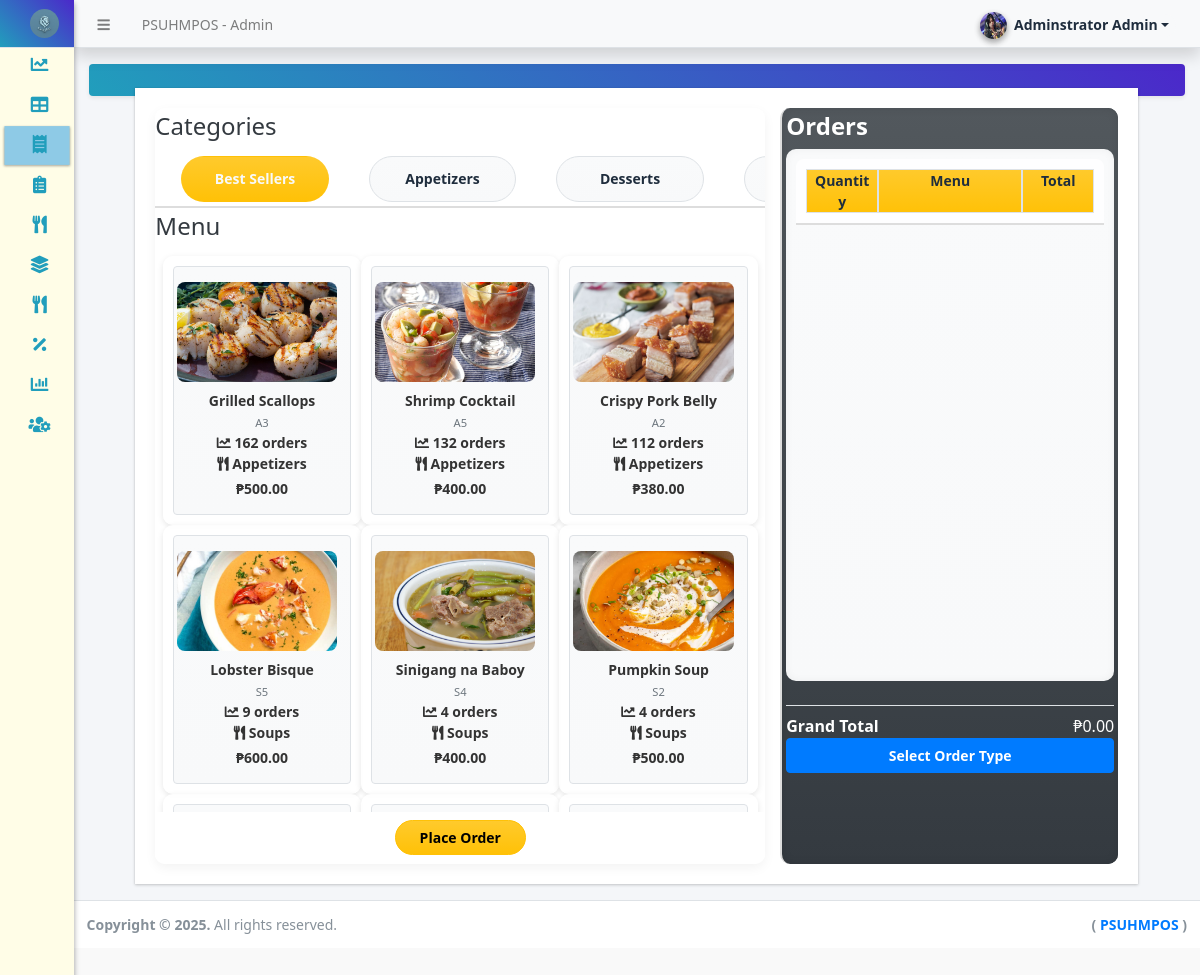
Screenshot of /admin/?page=sales/manage_sale (signed in) with the database file from the repository.
### tables this page shows
CREATE TABLE `category_list` (
  `id` int(30) NOT NULL,
  `name` text NOT NULL,
  `description` text NOT NULL,
  `status` tinyint(1) NOT NULL DEFAULT 1,
  `delete_flag` tinyint(1) NOT NULL DEFAULT 0,
  `date_created` datetime NOT NULL DEFAULT current_timestamp(),
  `date_updated` datetime NOT NULL DEFAULT current_timestamp() ON UPDATE current_timestamp()
);

CREATE TABLE `menu_list` (
  `id` int(30) NOT NULL,
  `category_id` int(30) NOT NULL,
  `code` varchar(100) NOT NULL,
  `name` text NOT NULL,
  `description` text NOT NULL,
  `price` float(12,2) NOT NULL DEFAULT 0.00,
  `status` tinyint(1) NOT NULL DEFAULT 1,
  `delete_flag` tinyint(1) NOT NULL DEFAULT 0,
  `date_created` datetime NOT NULL DEFAULT current_timestamp(),
  `date_updated` datetime NOT NULL DEFAULT current_timestamp() ON UPDATE current_timestamp(),
  `image_path` varchar(255) DEFAULT NULL
);

CREATE TABLE `order_items` (
  `id` int(11) NOT NULL,
  `order_id` int(30) NOT NULL,
  `menu_id` int(30) NOT NULL,
  `price` float(12,2) NOT NULL DEFAULT 0.00,
  `quantity` int(30) NOT NULL DEFAULT 0,
  `served` tinyint(1) NOT NULL DEFAULT 0 COMMENT 'true=1,false=0',
  `refunded` tinyint(1) NOT NULL DEFAULT 0 COMMENT '0 = not refunded, 1 = refunded',
  `notes` longtext NOT NULL,
  `served_by` int(11) DEFAULT NULL,
  `served_at` datetime DEFAULT NULL,
  `archived` tinyint(1) NOT NULL DEFAULT 0,
  `archived_by` int(11) DEFAULT NULL,
  `archived_at` datetime DEFAULT NULL
);

### admin/sales/manage_sale.php (the view, shortened to what this page needs)
<div class="content kitchen-header-gradient py-3 px-4 rounded shadow-sm mb-3">
</div>
<div class="row mt-n4 justify-content-center">
    <div class="col-lg-11 col-md-11 col-sm-12 col-xs-12">
        <div class="card rounded-0">
            <div class="card-body">
                <form action="" id="sales-form">
                    <div id="pos-field">
                        <div id="menu-list">
                            <fieldset>
                                <legend>Categories</legend>
                           <div id="cat-list" class="py-1">
    <button class="btn btn-xs rounded-pill px-2 cat_btn mx-3 col-lg-3 col-md-4 col-sm-6 col-xs-10 bg-gradient-warning text-light" type="button" data-id='0'>Best Sellers</button>
    <?php
    $categories = $conn->query("SELECT * FROM category_list where delete_flag = 0 and status = 1 order by name asc");
    while($row = $categories->fetch_assoc()):
    ?>
    <button class="btn btn-xs rounded-pill px-2 cat_btn mx-3 col-lg-3 col-md-4 col-sm-6 col-xs-10 bg-gradient-light border" type="button" data-id='<?= $row['id'] ?>'><?= $row['name'] ?></button>
    <?php endwhile; ?>
</div>
                            </fieldset>
                            <fieldset>
                                <legend>Menu</legend>
                                <div id="item-list" class="py-1 overflow-auto">
                                              <div class="row row-cols-xl-3 row-cols-md-2 row-cols-sm-1 gy-2 gx-2">
                                    <?php
                                    $cat_list = $conn->query("SELECT name from category_list");
                                    while($cat_row = $cat_list->fetch_assoc()):
                                     $cat_name = $cat_row["name"];
                                    ?>
                                    <br/>
                                    <?php
                                    $bestSellers = $conn->query("SELECT *,
                                                        COUNT(order_items.menu_id) AS total_orders,category_list.name AS cat_name, menu_list.name AS menu_name
                                                    FROM menu_list
                                                    INNER JOIN order_items
                                                        ON menu_list.id = order_items.menu_id
                                                    INNER JOIN category_list ON category_list.id = menu_list.category_id
                                                    WHERE menu_list.delete_flag = 0
                                                    AND menu_list.status = 1
                                                    AND category_list.name = '$cat_name'
                                                    GROUP BY menu_list.id, menu_list.name
                                                    ORDER BY total_orders DESC LIMIT 3;");
                                    while($row = $bestSellers->fetch_assoc()):
                                    ?>
                                    <div class="col <?= isset($cid) && $cid == $row['category_id'] ? "" : "d-none" ?> menu-item" data-cat-id='0'>
                                        <button class="btn btn-default btn-block btn-xs rounded px-2 bg-gradient-light border item-btn text-left" type="button" data-id='<?= $row['menu_id'] ?>' data-price='<?= $row['price'] ?>' data-item='<?= $row['menu_name'] ?>'>
                                            <div class="d-flex flex-column align-items-center">
                                                <img src="<?= isset($row['image_path']) && !empty($row['image_path']) ? base_url . 'uploads/image/' . htmlspecialchars($row['image_path']) : 'path_to_placeholder_image.jpg' ?>"
                                                     alt="<?= htmlspecialchars($row['name']) ?>"
                                                     style="width: 100%; height: 100px; object-fit: cover; border-radius: 8px;">
                                                <div class="text-center mt-2">
                                                    <div class="font-weight-bold"><?= htmlspecialchars($row['menu_name']) ?> </div>
                                                    <small class="text-muted"><?= $row['code'] ?></small>
                                                    <br/>
                                                        <div class="menu-stats-container">
                                                    <div class="stat-item orders">
                                                        <i class="fas fa-chart-line"></i>
                                                        <span class="stat-number"><?= $row['total_orders'] ?></span>
                                                        <span class="stat-label"><?= $row['total_orders']<2?"order":"orders" ?></span>
                                                    </div>
                                                    <div class="stat-item category">
                                                        <i class="fas fa-utensils"></i>
                                                        <span class="stat-text"><?= $cat_name ?></span>
                                                    </div>
                                                </div>
                                                    <div class="font-weight-bold mt-1">₱<?= number_format($row['price'], 2) ?></div>
                                                </div>
                                            </div>
                                        </button>
                                    </div>
                                    <?php endwhile;
                                    endwhile; ?>
                                    </div>
                                </div>
                            </fieldset>
                            <div class="text-center py-2">
                                <button type="submit" id="place_order" class="btn btn-warning bg-gradient-warning rounded-pill px-4">Place Order</button>
                            </div>
                        </div>
                        <div id="order-list" class="bg-gradient-dark p-1">
                            <h4><b>Orders</b></h4>
                            <div id="order-items-holder" class="bg-gradient-light mb-3">
                                <div id="order-items-header">
                                    <div class="d-flex w-100 bg-gradient-warning">
                                        <div class="col-3 text-center font-weight-bolder m-0 border">Quantity</div>
                                        <div class="col-6 text-center font-weight-bolder m-0 border">Menu</div>
                                        <div class="col-3 text-center font-weight-bolder m-0 border">Total</div>
                                    </div>
                                </div>
                            </div>
<div class="d-flex justify-content-between align-items-center w-100 mt-2 pt-2 border-top">
    <span class="font-weight-bold text-white" style="font-size: 16px;">Grand Total</span>
    <span class="text-white text-right" style="font-size: 16px;" id="grand_total">₱0.00</span>
</div>
<button type="button" class="btn btn-primary" data-toggle="modal" data-target="#myModal">
    Select Order Type
</button>
                        </div>
                    </div>
                </form>
            </div>
        </div>
    </div>
</div>
        </div>
    </div>
</div>

### admin/sales/manage_sale.php (style rules this page uses)
body { font-family: 'Segoe UI', Tahoma, Geneva, Verdana, sans-serif; background-color: #f9f9f9; }
#pos-field { height: 54em; display: flex; gap: 15px; }
#menu-list { width: 65%; height: 100%; overflow: hidden; display: flex; flex-direction: column; border-radius: 10px; background: rgba(255, 255, 255, 0.95); box-shadow: 0 4px 12px rgba(0, 0, 0, 0.05); backdrop-filter: blur(4px); }
#order-list { width: 36%; height: 100%; display: flex; flex-direction: column; background: rgba(255, 255, 255, 0.7); border-left: 2px solid #ddd; padding: 15px; border-radius: 10px; box-shadow: inset 0 0 10px rgba(0, 0, 0, 0.1); backdrop-filter: blur(10px); }
#cat-list { height: 4em !important; overflow-x: auto; display: flex; gap: 8px; padding: 10px; white-space: nowrap; background: #ffffff; border-bottom: 2px solid #ddd; }
#cat-list button, #cat-list .btn { transition: background-color 0.3s ease, color 0.3s ease, border-color 0.3s ease, transform 0.3s ease; }
#item-list { height: 40em !important; display: flex; flex-wrap: wrap; gap: 15px; padding: 15px; overflow-y: auto; justify-content: flex-start; }
.menu-item { background: rgba(255, 255, 255, 0.9); border-radius: 10px; padding: 10px; box-shadow: 0 2px 6px rgba(0, 0, 0, 0.1); transition: transform 0.3s ease, box-shadow 0.3s ease; width: 31%; overflow: hidden; }
.menu-item button { width: 100%; height: 100%; padding: 15px; font-size: 1em; font-weight: bold; border-radius: 8px; background-color: #fff; color: #333; border: 2px solid #ccc; transition: background-color 0.3s ease, transform 0.3s ease, color 0.3s ease; }
#order-items-holder { height: 38em !important; overflow-y: auto; background: rgba(255, 255, 255, 0.95); border-radius: 10px; padding: 10px; box-shadow: inset 0 0 8px rgba(0, 0, 0, 0.05); }
#order-items-header { position: sticky; top: 0; background: rgba(255, 255, 255, 0.9); padding: 10px; font-weight: bold; border-bottom: 2px solid #ddd; z-index: 1; border-radius: 8px 8px 0 0; color: #000; }
.btn { transition: background-color 0.3s, color 0.3s; font-weight: 600; }
.btn-warning { background-color: #ffcc00; color: #000; }
.btn-default { background-color: #f8f9fa; color: #000; }
.kitchen-header-gradient { background: linear-gradient(45deg, #219ebc, rgb(75, 40, 202)); color: #fff; }
.menu-item img { width: 40px; height: 40px; object-fit: cover; border-radius: 8px; margin-right: 10px; }
.btn-primary { background-color: #007bff; border-color: #007bff; }
.btn-warning { background: linear-gradient(145deg, #ffc107, #e0a800); }

### rows the page displays
category_list: name "Appetizers"
category_list: name "Desserts"
menu_list: image_path (picture), name "Grilled Scallops", code "A3", total_orders "162", category.name "Appetizers", order_items.price "500.00"
menu_list: image_path (picture), name "Shrimp Cocktail", code "A5", total_orders "132", category.name "Appetizers", order_items.price "400.00"
menu_list: image_path (picture), name "Crispy Pork Belly", code "A2", total_orders "112", category.name "Appetizers", order_items.price "380.00"
menu_list: image_path (picture), name "Lobster Bisque", code "S5", total_orders "9", category.name "Soups", order_items.price "600.00"
menu_list: image_path (picture), name "Sinigang na Baboy", code "S4", total_orders "4", category.name "Soups", order_items.price "400.00"
menu_list: image_path (picture), name "Pumpkin Soup", code "S2", total_orders "4", category.name "Soups", order_items.price "500.00"

### other values shown
$_settings->info('name') "PSUHMPOS"
$_settings->userdata('firstname').' '.$_settings->userdata('lastname') "Adminstrator Admin"
